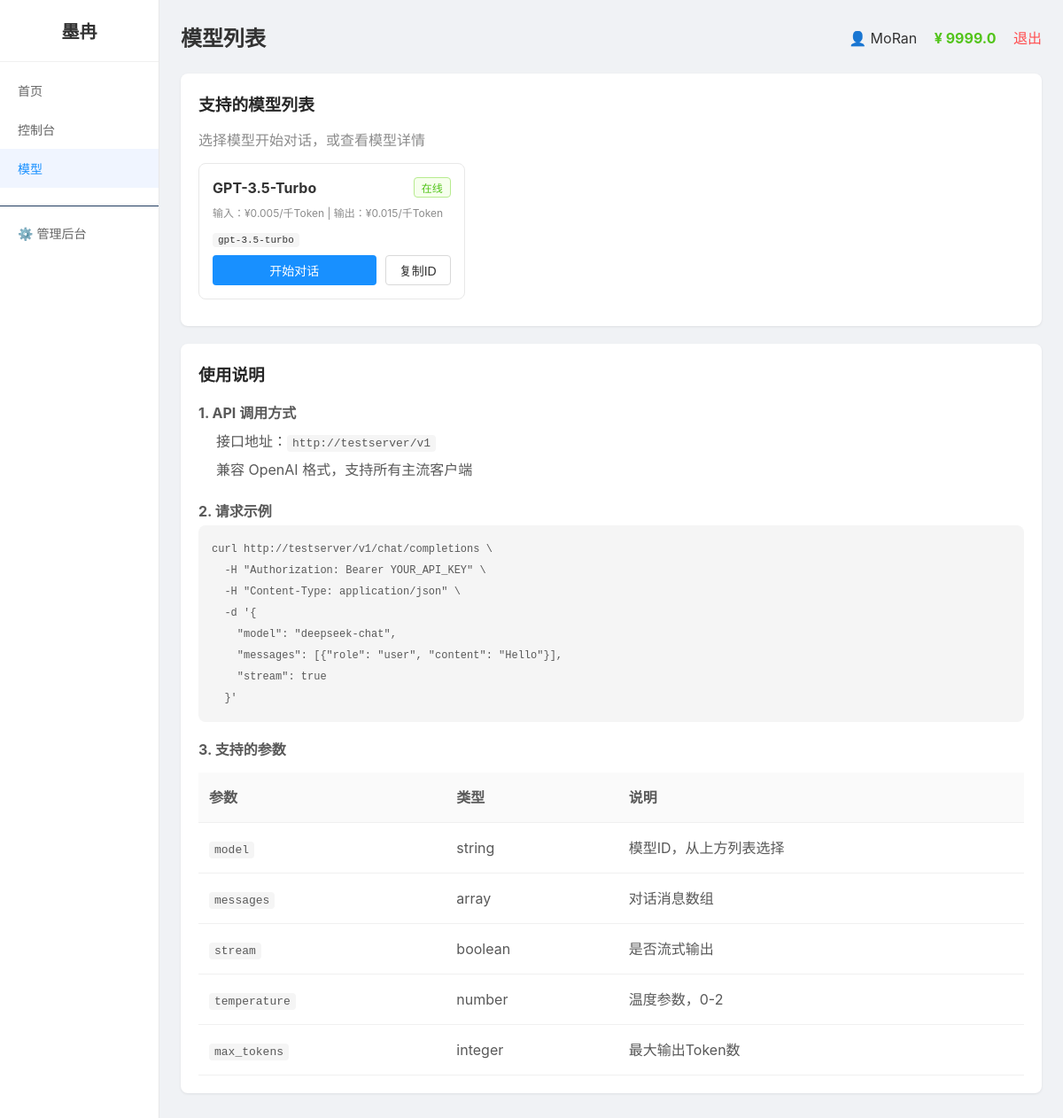
Before: /models (signed in) with the older database file.
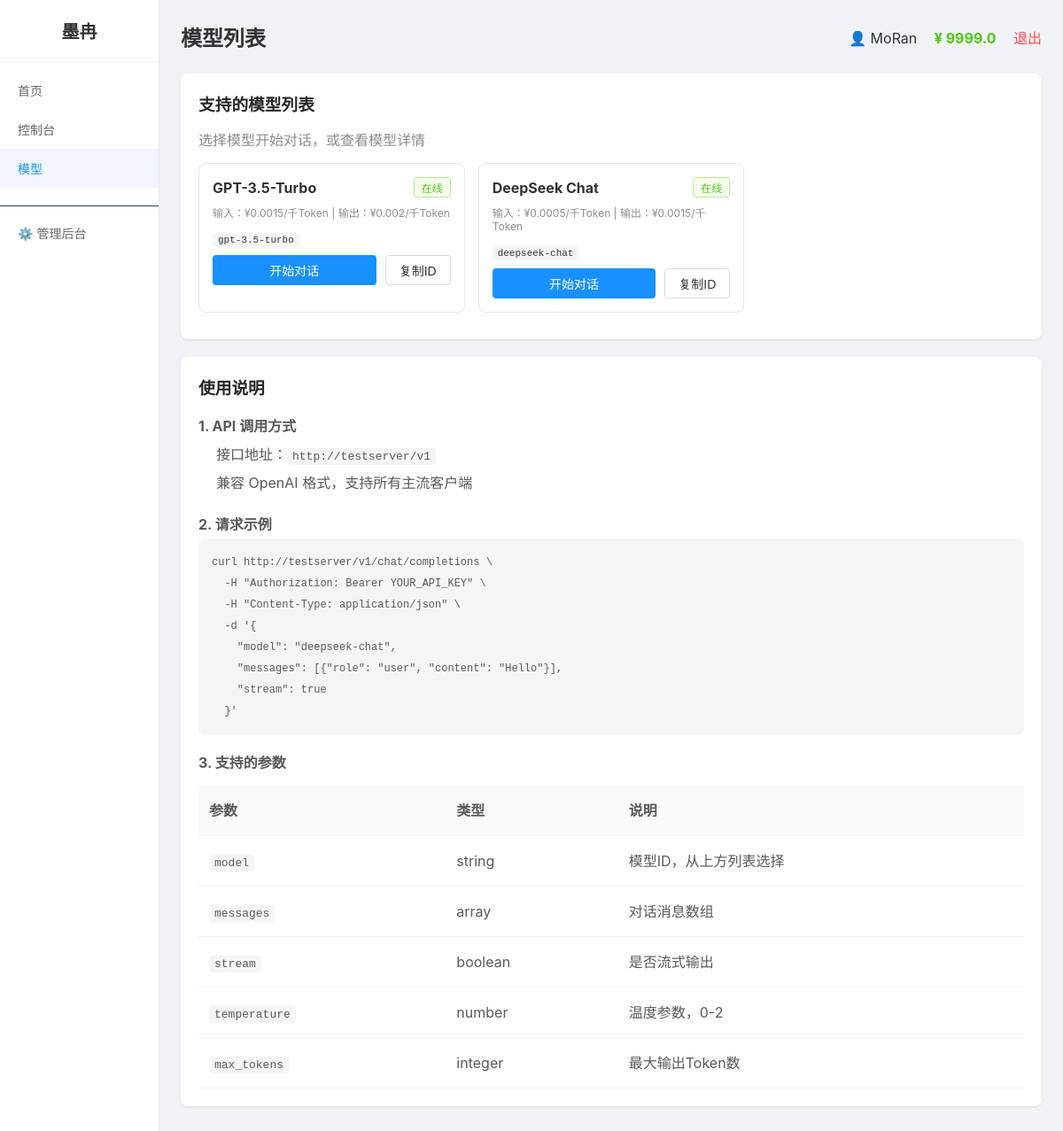
After: the same page with the newer database file.
### tables this page shows
CREATE TABLE models
                 (id INTEGER PRIMARY KEY AUTOINCREMENT,
                  name TEXT UNIQUE NOT NULL,
                  display_name TEXT,
                  base_url TEXT NOT NULL,
                  api_key TEXT NOT NULL,
                  input_price REAL NOT NULL,
                  output_price REAL NOT NULL,
                  status INTEGER DEFAULT 1,
                  sort INTEGER DEFAULT 0);

### app.py (the view)
@app.route('/models')
@login_required
def models_page():
    user = get_user()
    conn = get_db()
    if USE_POSTGRES:
        models = fetch_all(conn, "SELECT * FROM models WHERE status = 1 ORDER BY sort ASC")
    else:
        models = fetch_all(conn, "SELECT * FROM models WHERE status = 1 ORDER BY sort ASC")
    conn.close()
    return render_template('models.html',
                           page_title='模型列表',
                           user=user,
                           menu_items=MENU_ITEMS,
                           active_menu='models',
                           models=models,
                           host_url=request.host_url)

### app.py (called while the page is built)
def get_db():
    if USE_POSTGRES:
        if not PSYCOPG2_AVAILABLE:
            raise RuntimeError("PostgreSQL 数据库需要 psycopg2 库，请安装: pip install psycopg2-binary")
        conn = psycopg2.connect(DATABASE_URL)
        conn.autocommit = False
        return conn
    else:
        import sqlite3
        db_path = os.environ.get('DATABASE_PATH', os.path.join(os.path.dirname(os.path.abspath(__file__)), 'platform.db'))
        conn = sqlite3.connect(db_path)
        conn.row_factory = sqlite3.Row
        return conn

def get_user():
    if 'user_id' not in session:
        return None
    conn = get_db()
    if USE_POSTGRES:
        cursor = conn.cursor(cursor_factory=RealDictCursor)
        cursor.execute("SELECT * FROM users WHERE id = %s", (session['user_id'],))
        user = cursor.fetchone()
        cursor.close()
    else:
        cursor = conn.cursor()
        cursor.execute("SELECT * FROM users WHERE id = ?", (session['user_id'],))
        row = cursor.fetchone()
        cursor.close()
        if row:
            columns = [desc[0] for desc in cursor.description]
            user = dict(zip(columns, row))
        else:
            user = None
    conn.close()
    return user

### templates/models.html (shortened to what this page needs)
{% extends "base.html" %}
{% block content %}
<div class="card">
    <h3>支持的模型列表</h3>
    <p style="color:#8c8c8c;margin-bottom:15px">选择模型开始对话，或查看模型详情</p>
    <div style="display:grid;grid-template-columns:repeat(auto-fill,minmax(300px,1fr));gap:15px">
        {% for m in models %}
        <div class="model-card" data-model="{{ m.name }}" onclick="selectModel('{{ m.name }}')">
            <div class="model-header">
                <span class="model-name">{{ m.display_name or m.name }}</span>
                <span class="tag tag-green">在线</span>
            </div>
            <div class="model-price">
                输入：¥{{ m.input_price|round(4) }}/千Token | 输出：¥{{ m.output_price|round(4) }}/千Token
            </div>
            <div style="margin-top:10px">
                <code style="font-size:11px;background:#f5f5f5;padding:2px 6px;border-radius:4px">{{ m.name }}</code>
            </div>
            <div style="margin-top:10px;display:flex;gap:10px">
                <button class="btn btn-primary" style="flex:1" onclick="event.stopPropagation();startChat('{{ m.name }}')">开始对话</button>
                <button class="btn btn-default" onclick="event.stopPropagation();copyModelId('{{ m.name }}')">复制ID</button>
            </div>
        </div>
        {% endfor %}
    </div>
</div>
<div class="card" style="margin-top:20px">
    <h3>使用说明</h3>
    <div style="line-height:2;color:#595959">
        <p><strong>1. API 调用方式</strong></p>
        <p style="margin-left:20px">接口地址：<code>{{ host_url }}v1</code></p>
        <p style="margin-left:20px">兼容 OpenAI 格式，支持所有主流客户端</p>
        <p style="margin-top:15px"><strong>2. 请求示例</strong></p>
        <pre style="background:#f5f5f5;padding:15px;border-radius:8px;overflow-x:auto;font-size:12px">curl {{ host_url }}v1/chat/completions \
  -H "Authorization: Bearer YOUR_API_KEY" \
  -H "Content-Type: application/json" \
  -d '{
    "model": "deepseek-chat",
    "messages": [{"role": "user", "content": "Hello"}],
    "stream": true
  }'</pre>
        <p style="margin-top:15px"><strong>3. 支持的参数</strong></p>
        <table style="margin-top:10px">
            <tr><th>参数</th><th>类型</th><th>说明</th></tr>
            <tr><td><code>model</code></td><td>string</td><td>模型ID，从上方列表选择</td></tr>
            <tr><td><code>messages</code></td><td>array</td><td>对话消息数组</td></tr>
            <tr><td><code>stream</code></td><td>boolean</td><td>是否流式输出</td></tr>
            <tr><td><code>temperature</code></td><td>number</td><td>温度参数，0-2</td></tr>
            <tr><td><code>max_tokens</code></td><td>integer</td><td>最大输出Token数</td></tr>
        </table>
    </div>
</div>
{% endblock %}

### templates/base.html (shortened to what this page needs)
<!DOCTYPE html>
<html>
<head>
</head>
<body>
    <div class="layout">
        <div class="sidebar">
            <h2>墨冉</h2>
            {% for key, name, url in menu_items %}
                <a href="{{ url }}" class="menu-item {{ 'active' if active_menu == key else '' }}">{{ name }}</a>
            {% endfor %}
            {% if user and user.is_admin %}
                <a href="/admin" class="menu-item" style="margin-top:20px;border-top:1px solid #1f3a5f;padding-top:20px">⚙️ 管理后台</a>
            {% endif %}
        </div>
        <div class="main">
            <div class="header">
                <h2>{{ page_title }}</h2>
                <div>
                    <span>👤 {{ user.username if user else '未登录' }}</span>
                <span style="margin-left:15px;color:#52c41a;font-weight:bold">¥ {{ (user.balance|round(2)) if user else 0 }}</span>
                    <a href="/logout" class="logout">退出</a>
                </div>
            </div>
            {% block content %}{% endblock %}
        </div>
    </div>
</body>
</html>

Changed rows visible on the page:
changed models "GPT-3.5-Turbo": input_price "0.005" → "0.0015"; output_price "0.015" → "0.002"
added models: display_name "DeepSeek Chat", input_price "0.0005", output_price "0.0015", name "deepseek-chat"
